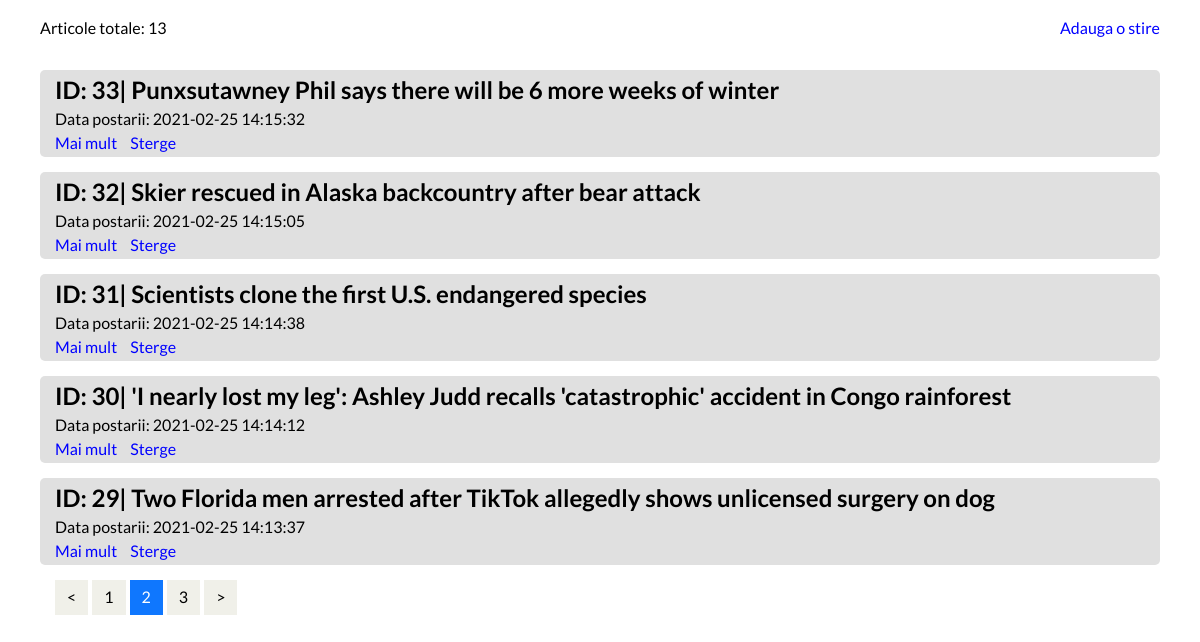
/page-2, run on the app's committed database.
### tables this page shows
CREATE TABLE `articles` (
  `id` int(12) NOT NULL,
  `title` varchar(256) NOT NULL,
  `text` text NOT NULL,
  `post_data` datetime NOT NULL DEFAULT current_timestamp(),
  `edited_data` datetime DEFAULT NULL
);

### config/routes.php (called while the page is built)
<?php
return array(
    'articles/([0-9]+)' => 'articles/view/$1',
    'articles/page-([0-9]+)' => 'articles/index/$1',
    'articles' => 'articles/index',
    'page-([0-9]+)' => 'articles/index/$1',
    '' => 'articles/index'
);

### controllers/ArticlesController.php (called while the page is built, shortened)
<?php
class ArticlesController
{
    public function actionIndex($page = 1){
        $articleList = Articles::getArticlesList($page);
        $total = Articles::getTotalNewsNumber();
        $pagination = new Pagination($total, $page, Articles::SHOW_BY_DEFAULT, 'page-');
        require_once('views/v_index.php');
        return true;
    }
}

### index.php (called while the page is built, shortened)
<?php
require_once('components/Autoload.php');
$router = new Router;
$router->run();

### models/Articles.php (called while the page is built, shortened)
<?php
class Articles{
    public static function getArticlesList($page = 1){
        $offset = (intval($page) - 1) * self::SHOW_BY_DEFAULT;
        $db = Db::getConnection();
        $sql = ("SELECT id, title, text, post_data, edited_data FROM articles ORDER BY id DESC LIMIT   " . self::SHOW_BY_DEFAULT . " OFFSET " . $offset);
        $query = $db->prepare($sql);
        $query->execute();
        $articleList = $query->fetchAll();
        return $articleList;
    }
    public static function getTotalNewsNumber()
    {
        $db = Db::getConnection();
        $sql = ("SELECT COUNT(id) AS count FROM `articles`");
        $query = $db->prepare($sql);
        $query->execute();
        $result = $query->fetch();
        return $result['count'];
    }
}

### components/Autoload.php (called while the page is built, shortened)
<?php
spl_autoload_register(function ($class_name) {
    $array_paths = array(
        'models/',
        'components/',
    );
    foreach ($array_paths as $path){
        $path = $path . $class_name . '.php';
    }
});

### views/v_index.php (the view, shortened to what this page needs)
<!DOCTYPE html>
<html lang="en">
<head>
    <link rel="stylesheet" href="../template/css/style.css">
</head>
<body>
    <header class="header">
        <div class="container">
            <div class="header__inner">
                <div class="home"><p class="home">Articole totale: <?=Articles::getTotalNewsNumber()?></p></div>
                <nav class="nav">
                    <ul class="nav__list">
                        <li class="nav__list-item"><a class="nav__list-link popup-open" href="">Adauga o stire</a></li>
                    </ul>
                </nav>
            </div>
        </div>
    </header>
    <section class="main">
        <div class="container">
            <? foreach ($articleList as $articleItem):?>
            <div class="post">
                <div class="post__inner">
                    <h2 class="post__title">ID: <?=$articleItem['id']?>| <?=$articleItem['title']?></h2>
                    <div class="post__dates">
                        <div class="post__data">Data postarii: <?=$articleItem['post_data']?></div>
                    </div>
                    <div class="links">
                        <a class="more__link" href="/articles/<? echo $articleItem['id'];?>">Mai mult</a>
                        <a id="<? echo $articleItem['id'];?>" class="delete_data more__link" style="cursor: pointer">Sterge</a>
                    </div>
                </div>
            </div>
            <? endforeach; ?>
            <? echo $pagination->get();?>
        </div>
    </section>
</body>
</html>

### components/Router.php (shortened to what this page needs)
<?php
class Router {
    private $routes;
    public function __construct()
    {
        $routesPath = 'config/routes.php';
        $this->routes = include($routesPath);
    }
    private function getURI()
    {
        if (!empty($_SERVER['REQUEST_URI'])) {
            return trim($_SERVER['REQUEST_URI'], '/');
        }
    }
    public function run()
    {
        $uri = $this->getURI();
        foreach ($this->routes as $uriPattern => $path) {
            if (preg_match("~$uriPattern~", $uri)) {
                $internalRoute = preg_replace("~$uriPattern~", $path, $uri);
                $segments = explode('/', $internalRoute);
                $controllerName = ucfirst(array_shift($segments) . 'Controller');
                $actionName = 'action' . ucfirst(array_shift($segments));
                $parametrs = $segments;
                $controllerObject = new $controllerName;
                $result = call_user_func_array(array($controllerObject, $actionName), $parametrs);
                if ($result != null) {
                    break;
                }
            }
        }
    }
}

### template/css/style.css (style rules this page uses)
* { margin: 0; padding: 0; box-sizing: border-box; }
body { font-family: 'Lato', sans-serif; color: #000; }
li { list-style-type: none; }
a { text-decoration: none; color: #0000ff; cursor: pointer; }
.container { width: 1120px; margin: 0 auto; }
.header__inner { display: flex; justify-content: space-between; align-items: center; height: 55px; }
.nav__list { display: flex; }
.main { padding-top: 15px; }
.post { background-color: #E0E0E0; border-radius: 5px; margin-bottom: 15px; }
.post__dates { display: flex; }
.post__title, .post__text, .post__dates, .links { padding: 5px 5px 0 15px; }
.links { padding-bottom: 5px; }
.more__link + .more__link { padding-left: 10px; }
.more__link { cursor: pointer; }

### data on the page
articles: id "33", title "Punxsutawney Phil says there will be 6 more weeks of winter", post_data "2021-02-25 14:15:32"
articles: id "32", title "Skier rescued in Alaska backcountry after bear attack", post_data "2021-02-25 14:15:05"
articles: id "31", title "Scientists clone the first U.S. endangered species", post_data "2021-02-25 14:14:38"
articles: id "30", title "'I nearly lost my leg': Ashley Judd recalls 'catastrophic' accident in Congo rainforest", post_data "2021-02-25 14:14:12"
articles: id "29", title "Two Florida men arrested after TikTok allegedly shows unlicensed surgery on dog", post_data "2021-02-25 14:13:37"

### other printed values
Articles::getTotalNewsNumber() "13"
$text "< >"
$text "1"
$text "3"
